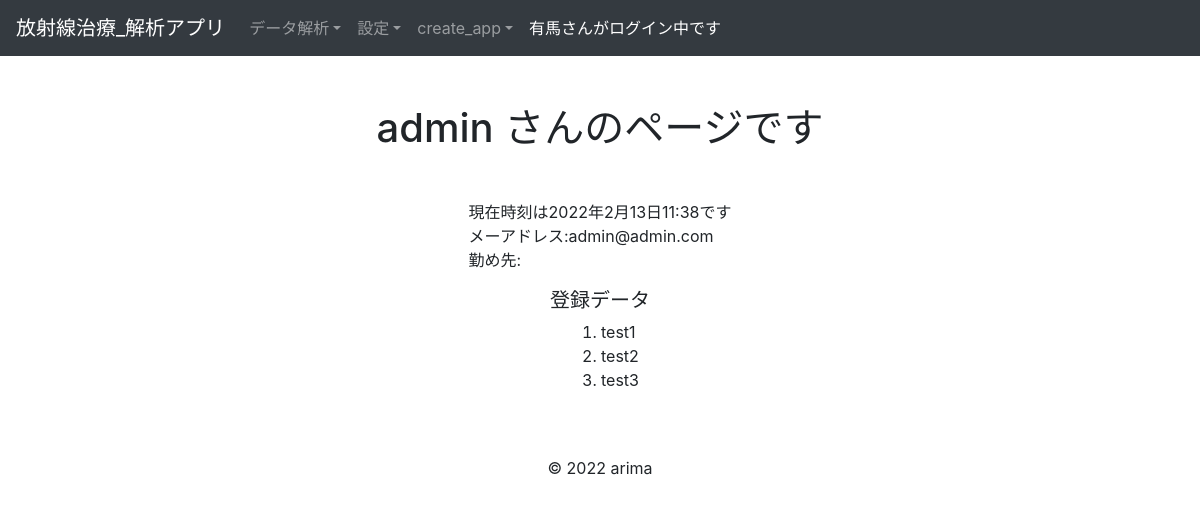
/accounts/user/3 (signed in), run on the app's committed database.
### accounts/models.py (models this page shows, shortened)
class Users(AbstractBaseUser, PermissionsMixin):
    username = models.CharField(max_length=150)
    company = models.CharField(max_length=150)
    email = models.EmailField(max_length=255, unique=True)
    is_active = models.BooleanField(default=True)
    is_staff = models.BooleanField(default=False)
    USERNAME_FIELD = 'email'
    REQUIRED_FIELDS = ['username']
    objects = UserManager()
    def __str__(self):
        return self.username

### analytics/models.py (models this page shows, shortened)
class BaseModel(models.Model):
    create_at = models.DateTimeField()
    update_at = models.DateTimeField()
    class Meta:
        abstract = True #Tableとして作成されないようにする

class Rtdatas(BaseModel):
    region = models.CharField(max_length=10)
    user = models.ForeignKey(
        'accounts.Users', on_delete=models.CASCADE
    )
    objects = RtdatasManager()
    class Meta:
        db_table = 'rtdata'
        verbose_name_plural = 'RTデータ'

### accounts/views.py (the view)
# urls.py: path('user/<int:pk>', UserView.as_view(), name='user'),
class UserView(LoginRequiredMixin, DetailView):
    model = Users
    template_name = 'accounts/user.html'
    def get_context_data(self, **kwargs):
        context = super().get_context_data(**kwargs)
        context['time'] = datetime.now()
        user = self.request.user
        context['rtdatas'] = Rtdatas.objects.filter(user_id = user).order_by('region')
        return context

### templates/accounts/user.html (shortened to what this page needs)
{% extends "base.html" %}
{% block content %}
<div class="container">
    <h1 class="text-center my-5">    {{ object.username }} さんのページです</h1>
  <div class="row justify-content-center">
    <p>
    現在時刻は{{ time }}です<br>
    メーアドレス:{{ object.email }}<br>
    勤め先:{{ object.company }}<br>
    </p>
  </div>
  <div class="row justify-content-center">
    <h5>登録データ</h5>
  </div>
  <div class="row justify-content-center">
  <table>
    <ol>
    {% for rtdata in rtdatas %}
      <li>{{ rtdata.region}}</li>
    {% endfor %}
    </ol>
  </table>
  </div>
</div>
{% endblock %}

### templates/base.html (shortened to what this page needs)
<!DOCTYPE html>
<html>
  <head>
    <link
      rel="stylesheet"
      href="https://stackpath.bootstrapcdn.com/bootstrap/4.5.0/css/bootstrap.min.css"
    />
  </head>
  <body>
    <nav class="navbar navbar-expand-lg navbar-light bg-light navbar-dark bg-dark">
      <a class="navbar-brand" href="{% url 'accounts:home'%}">放射線治療_解析アプリ</a>
      <div class="collapse navbar-collapse" id="navbarNavDropdown">
        <ul class="navbar-nav">
          {% if user.is_authenticated %}
          <li class="nav-item dropdown">
            <a class="nav-link dropdown-toggle"  id="navbarDropdownMenuLink" role="button" data-toggle="dropdown" aria-haspopup="true" aria-expanded="false">データ解析</a>
          </li>
          {% endif %}
          <li class="nav-item dropdown">
            {% if user.is_authenticated %}
              <a class="nav-link dropdown-toggle"  id="navbarDropdownMenuLink" role="button" data-toggle="dropdown" aria-haspopup="true" aria-expanded="false">設定</a>
            {% endif %}
          </li>
          <li class="nav-item dropdown">
              <a class="nav-link dropdown-toggle"  id="navbarDropdownMenuLink" role="button" data-toggle="dropdown" aria-haspopup="true" aria-expanded="false">create_app</a>
          </li>
          <li class="nav-item active">
            {% if request.user.is_anonymous %}
              <a class="nav-link">***** 未ログイン *****<span class="sr-only">(current)</span></a>
            {% else %}
              <a class="nav-link">{{ request.user }}さんがログイン中です <span class="sr-only">(current)</span></a>
            {% endif %}
          </li>
        </ul>
      </div>
    </nav>
    {% block content %}{% endblock %}
    <footer>
      <div class="container mt-5">
        <div class="row">
          <div class="mx-auto">
            <p>© 2022 arima</p>
          </div>
        </div>
      </div>
    </footer>
  </body>
</html>

### data on the page
Users: user "有馬"
Users: username "admin", email "admin@admin.com"
Rtdatas: region "test1"
Rtdatas: region "test2"
Rtdatas: region "test3"

### other printed values
{{ time }} "2022年2月13日11:38"
